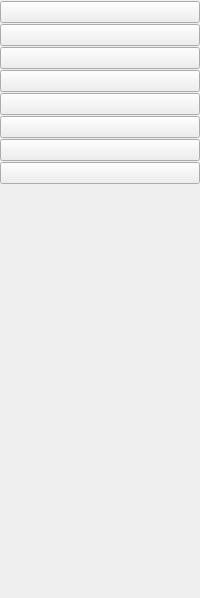
    <widget class="QWidget" name="widgetLeft" native="true">
     <property name="minimumSize">
      <size>
       <width>135</width>
       <height>0</height>
      </size>
     </property>
     <property name="autoFillBackground">
      <bool>true</bool>
     </property>
     <layout class="QVBoxLayout" name="verticalLayout">
      <property name="spacing">
       <number>1</number>
      </property>
      <property name="leftMargin">
       <number>0</number>
      </property>
      <property name="topMargin">
       <number>1</number>
      </property>
      <property name="rightMargin">
       <number>0</number>
      </property>
      <property name="bottomMargin">
       <number>0</number>
      </property>
      <item>
       <widget class="QPushButton" name="btnConfigSystem">
        <property name="text">
         <string/>
        </property>
       </widget>
      </item>
      <item>
       <widget class="QPushButton" name="btnConfigPort">
        <property name="text">
         <string/>
        </property>
       </widget>
      </item>
      <item>
       <widget class="QPushButton" name="btnConfigDevice">
        <property name="text">
         <string/>
        </property>
       </widget>
      </item>
      <item>
       <widget class="QPushButton" name="btnConfigNode">
        <property name="text">
         <string/>
        </property>
       </widget>
      </item>
      <item>
       <widget class="QPushButton" name="btnConfigMap">
        <property name="text">
         <string/>
        </property>
       </widget>
      </item>
      <item>
       <widget class="QPushButton" name="btnConfigPosition">
        <property name="text">
         <string/>
        </property>
       </widget>
      </item>
      <item>
       <widget class="QPushButton" name="btnConfigUser">
        <property name="text">
         <string/>
        </property>
       </widget>
      </item>
      <item>
       <widget class="QPushButton" name="btnConfigDebug">
        <property name="text">
         <string/>
        </property>
       </widget>
      </item>
      <item>
       <spacer name="verticalSpacer">
        <property name="orientation">
         <enum>Qt::Vertical</enum>
        </property>
        <property name="sizeHint" stdset="0">
         <size>
          <width>20</width>
          <height>414</height>
         </size>
        </property>
       </spacer>
      </item>
     </layout>
    </widget>
